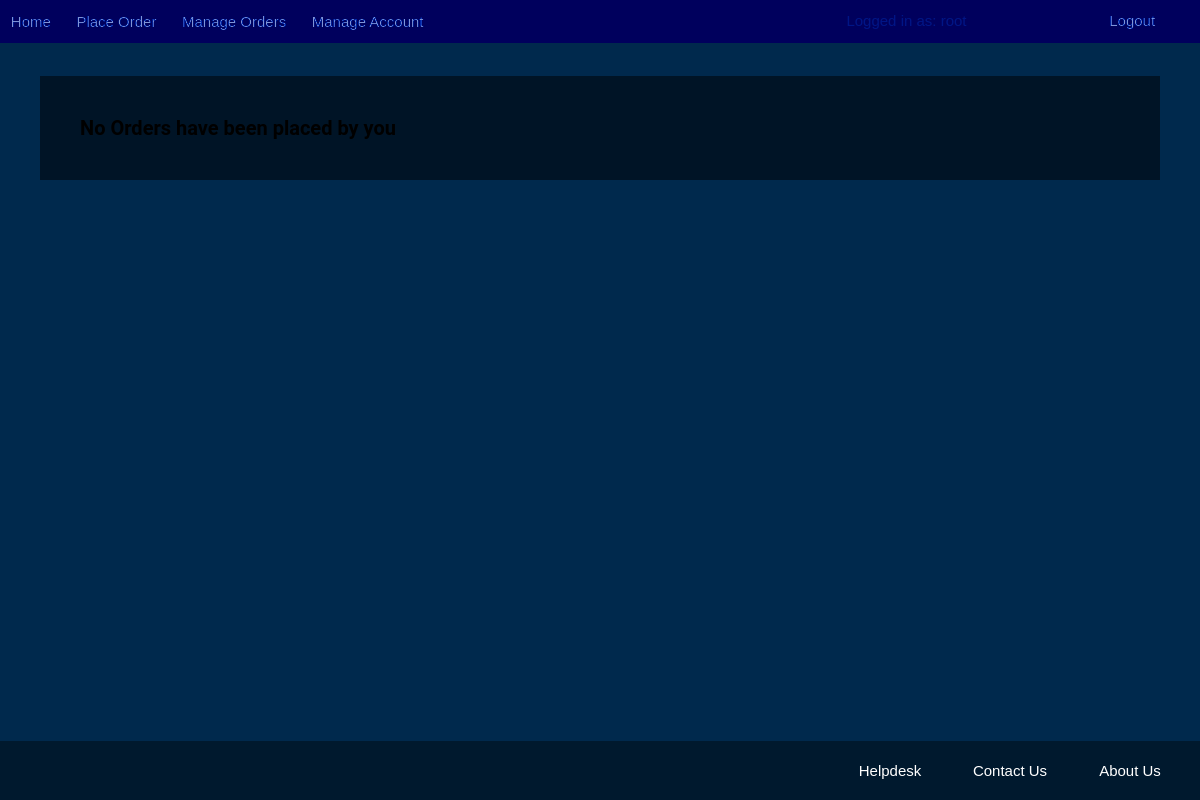
Before: /HTML/myorder.php (signed in) with the older database file.
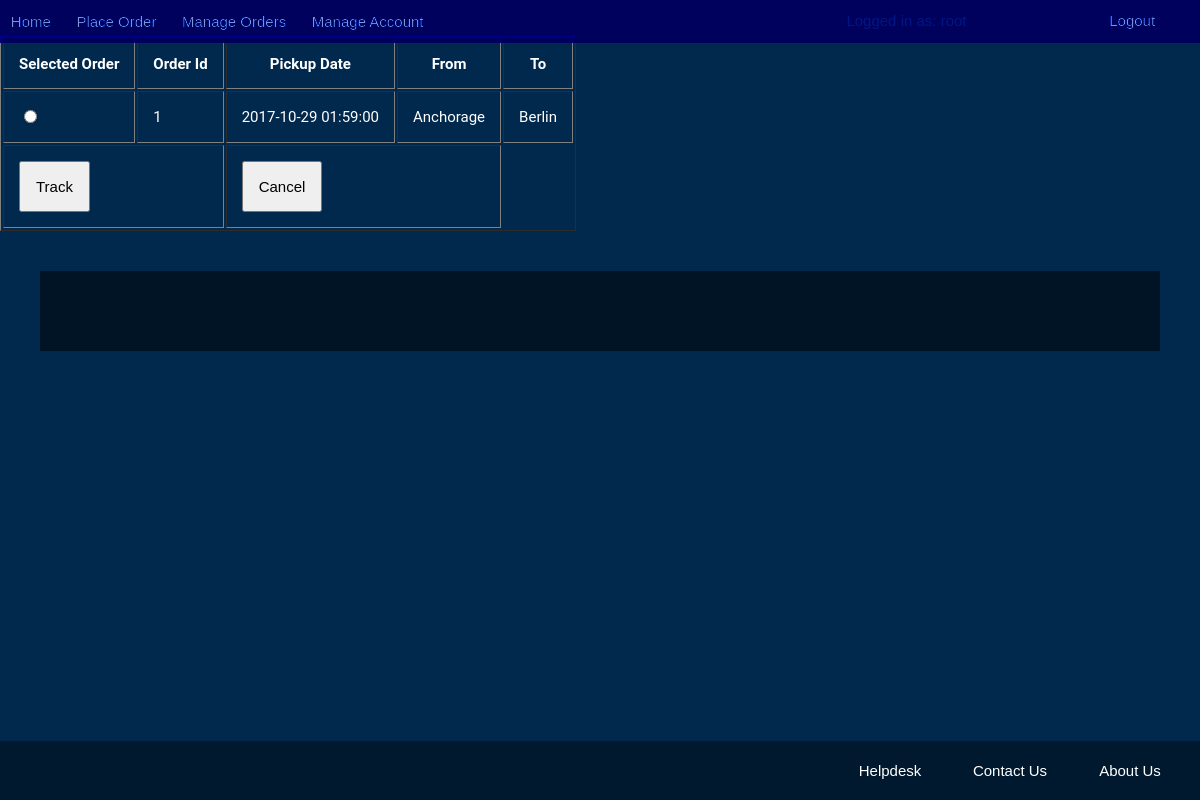
After: the same page with the newer database file.
### tables this page shows
CREATE TABLE `ordertb` (
  `orderid` varchar(20) NOT NULL,
  `ordertime` timestamp NOT NULL DEFAULT CURRENT_TIMESTAMP,
  `custname` varchar(20) NOT NULL,
  `pickupdt` datetime NOT NULL,
  `content` varchar(30) NOT NULL,
  `weight` int(3) NOT NULL,
  `quantity` int(2) NOT NULL,
  `method` varchar(4) NOT NULL
);

CREATE TABLE `orderaddr` (
  `orderid` varchar(20) NOT NULL,
  `fromname` varchar(30) NOT NULL,
  `frommobno` int(10) NOT NULL,
  `fromemail` varchar(50) NOT NULL,
  `fromaddr` varchar(100) NOT NULL,
  `fromlandmark` varchar(30) NOT NULL,
  `fromcity` varchar(30) NOT NULL,
  `frompincode` int(10) NOT NULL,
  `toname` varchar(30) NOT NULL,
  `tomobno` int(10) NOT NULL,
  `toemail` varchar(50) NOT NULL,
  `toaddr` varchar(100) NOT NULL,
  `tolandmark` varchar(30) NOT NULL,
  `tocity` varchar(30) NOT NULL,
  `topincode` int(10) NOT NULL
);

### HTML/myorder.php (the view, shortened to what this page needs)
<!DOCTYPE html>
<html lang="en">
<head>
	<head>
		<link rel="stylesheet" href="../CSS/topbar.css">
		<link rel="stylesheet" href="../CSS/footer.css">
		<link rel="stylesheet" href="../CSS/myordermyaccount.css">
	</head>
</head>
<body id="myorderbody">
	<form action="<?php echo $_SERVER['PHP_SELF']; ?>" method="post">
	<?php
	include'topbar.php';
	$err='';
	$server = "localhost";
	$username = "root";
	$password = "";
	$dbname = "Boxitdb";
	$a=$_SESSION['uname'];
	$conn = new mysqli($server, $username, $password, $dbname) or die("Error Connecting to the server.");
	$q = "SELECT orderid,pickupdt FROM ORDERTB WHERE custname = '$a'";
	$result=$conn->query($q) or die("Error connecting to the Order table of database");
	if($result->num_rows == 0){
		$err = "No Orders have been placed by you";
	}
	else{
		echo("<table border='1px' id='ordertable'><tr><th>Selected Order</th><th>Order Id</th><th>Pickup Date</th><th>From</th><th>To</th></tr>");
		while($row = $result->fetch_assoc())
		{
			$b=$row['orderid'];
			$q1="SELECT fromcity,tocity FROM ORDERADDR WHERE orderid='$b'";
			$result1=$conn->query($q1) or die('Error connecting to the Orderaddr table of the database.');
			$row1=$result1->fetch_assoc();
			echo "<tr>";
			echo "<td> <input type='radio' name='selorderid' value='$b' /> </td>";
			echo "<td>".$row['orderid']."</td>";
			echo "<td>".$row['pickupdt']."</td>";
			echo "<td>".$row1['fromcity']."</td>";
			echo "<td>".$row1['tocity']."</td>";
			echo"</tr>";
		}
		echo "<tr>";
		echo "<td colspan='2'> <input type='submit' value='Track' name='track'> </td>";
		echo "<td colspan='2'> <input type='submit' value='Cancel' name='cancel'> </td>";
		echo "</tr>";
		echo("</table>");
	}
	?>
	</form>
	<div id="error" ><?php echo($err); $err='';?></div>
	<?php include "footer.php" ?>
</body>
</html>

### HTML/topbar.php (shortened to what this page needs)
<div id="topbardiv">
	<ul id="topbar">
		<li class="topitems"><a href="homepage.php">Home</a></li>
		<li class="topitems"><a href="placeorder.php">Place Order</a></li>
		<li class="topitems"><a href="myorder.php">Manage Orders</a></li>
		<li class="topitems"><a href="myaccount.php">Manage Account</a></li>
		<li class="topitems" id="logout"><a href="logout.php">Logout</a></li>
		<li class="topitems" id="logas">Logged in as: <?php echo $_SESSION["uname"]; ?></li>
	</ul>
</div>

### HTML/footer.php
<div id="footer">
	<table cellspacing="20px">
		<tr>
			<td class="footeritems"><a href="helpdesk.php" target="_blank"> Helpdesk </a></td>
			<td class="footeritems"><a href="contactpage.php" target="_blank"> Contact Us </a></td>
			<td class="footeritems"><a href="aboutuspage.php" target="_blank"> About Us </a></td>
		</tr>
	</table>
</div>

### CSS/topbar.css (style rules this page uses)
html, body { margin: 0; padding: 0; }
#topbardiv { top: 0; border: 0; margin-top: 0; padding: 0 0 3% 0; mix-blend-mode: hard-light; }
#topbar { position: absolute; margin-top: 0; margin-bottom: 2%; list-style-type: none; padding: 1% 0; width: 100%; overflow-x: hidden; background-color: DarkBlue; border: 0; }
.topitems { width: 20px; display: inline; margin: 0 auto; text-decoration: none; font-family: Verdana, Sans-Serif; font-size: 15px; font-weight: 500; color: #fff; padding: 0 0.9%; }
.topitems a { text-decoration: none; color: #fff; opacity: 75%; }
#logout { float: right; margin : 0 5%; }
#logas { float: right; padding: 0 1%; width: 15%; margin: 0; font-weight: 400; opacity: 25%; }

### CSS/footer.css (style rules this page uses)
#footer { width: 100%; background-color: #1c9c86; color: #fff; text-align: center; }
#loginbg #footer, #placeorderbody #footer, #myorderbody #footer, #myaccountbody #footer, #placeorderformbody #footer, #cancelbody #footer { bottom: 0; position: absolute; background-color: rgba(0,0,0,0.4); }
#footer > table { display: flex; justify-content: flex-end; }
.footeritems { width: 100px; padding: 0; }
.footeritems a { color: #fff; text-decoration: none; font-family: Verdana, Sans-Serif; font-size: 15px; padding: 7%; font-weight: 500; }

### CSS/myordermyaccount.css (style rules this page uses)
#myorderbody, #myaccountbody { font-family: Roboto, Helvetica, Arial, Sans-serif; background-color: #00294d; background-image: url("https://www.transparenttextures.com/patterns/clean-gray-paper.png"); }
#ordertable td , #ordertable th { font-size: 15px; font-weight: 400; color: white; padding: 1em; }
#ordertable th { font-weight: 600; }
#error { margin: 2em; padding: 2em; font-size: 20px; font-weight: 600; background-color: rgba(0,0,0,0.5); }
#passwordtable input[type=text], input[type=submit] { padding: 1em; font-size: 15px; }

Changed rows visible on the page:
added ordertb: orderid "1", pickupdt "2017-10-29 01:59:00", orderaddr.fromcity "Anchorage", orderaddr.tocity "Berlin"
Other visible differences:
form field track: (not shown) → "Track"
form field cancel: (not shown) → "Cancel"
text now shown: "Selected Order Order Id Pickup Date From To"
